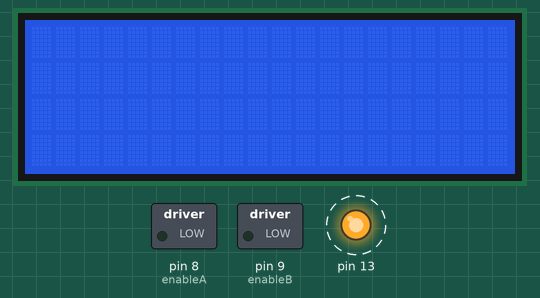
Simulated run of this program. Board: Arduino Mega 2560, built with avr-gcc and run on an emulated ATmega2560. Shown: 20×4 character LCD, switched loads named in the program (green lamp = pin HIGH), output pins drawn as LEDs (lit = HIGH). Dashed ring = blinking. What the program prints to the serial monitor is not drawn.

Above: at 0.11 s.
Timing chart, 0 to 3.1 s (numbered marks = the images above):
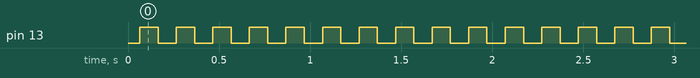

Measured:
- by itself, pin 13: alternates HIGH for 0.10 s and LOW for 0.10 s

The program:

main.cpp
```cpp
//
// Created by pilox on 26.1.17.
//

#include <Wire.h>
#include <LiquidCrystal_I2C.h>
#include <LED.h>

LiquidCrystal_I2C lcd(0x3F, 2, 1, 0, 4, 5, 6, 7, 3, POSITIVE);
unsigned long previousMillis = 0;        // will store last time LED was updated
const long interval = 500;
int pwm;
int enableA = 8;
int enableB = 9;
String stav;
int potak;
float i = 0;
int amps;
LED ledka(13);
//LED ledka(13);


void setup() {

    Serial.begin(9600);
    lcd.begin(20, 4);
    pinMode(enableA, OUTPUT);
    pinMode(enableB, OUTPUT);
    lcd.backlight();


}
void proud() {

    for(int x=0;x<150;x++)
    {
        i+=analogRead(A1); //read the current from sensor
        delay(1);
    }
    i=i/150;
    int val =(5.0*i)/1024.0;
    int actualval =val-2.5; // offset voltage is 2.5v
    amps =actualval*10;


}

void display() {

    unsigned long currentMillis = millis();

    if (currentMillis - previousMillis >= interval) {
        previousMillis = currentMillis;


        lcd.clear();
        lcd.setCursor(0, 0);
        lcd.print(potak);
        lcd.setCursor(0, 1);
        lcd.print(pwm);
        lcd.setCursor(0, 2);
        lcd.print(stav);
        lcd.setCursor(0, 3);
        lcd.print(amps);

    }

}

void motor() {

    potak = analogRead(A0);

    if (potak < 400) {
        digitalWrite(enableB, LOW);
        pwm = map(potak, 0, 399, 255, 0);
        analogWrite(enableA, pwm);
        stav = "Dozadu";
        Serial.print(stav);
        Serial.print(potak);
        Serial.print(", ");
        Serial.println(pwm);
    }

    if (potak > 500) {
        digitalWrite(enableA, LOW);
        pwm = map(potak, 501, 1011, 0, 255);
        analogWrite(enableB, pwm);
        stav = "Dopredu";
        Serial.print(stav);
        Serial.print(potak);
        Serial.print(", ");
        Serial.println(pwm);
    }

    if (potak >= 400  && potak <= 500) {
        digitalWrite(enableA, LOW);
        digitalWrite(enableB, LOW);
        stav = "Stop ";
        Serial.print(stav);
        Serial.println(potak);
    }
}

void loop() {

  ledka.prepni();
    delay(100);

//    motor();
  //  display();
    //proud();


}
```
